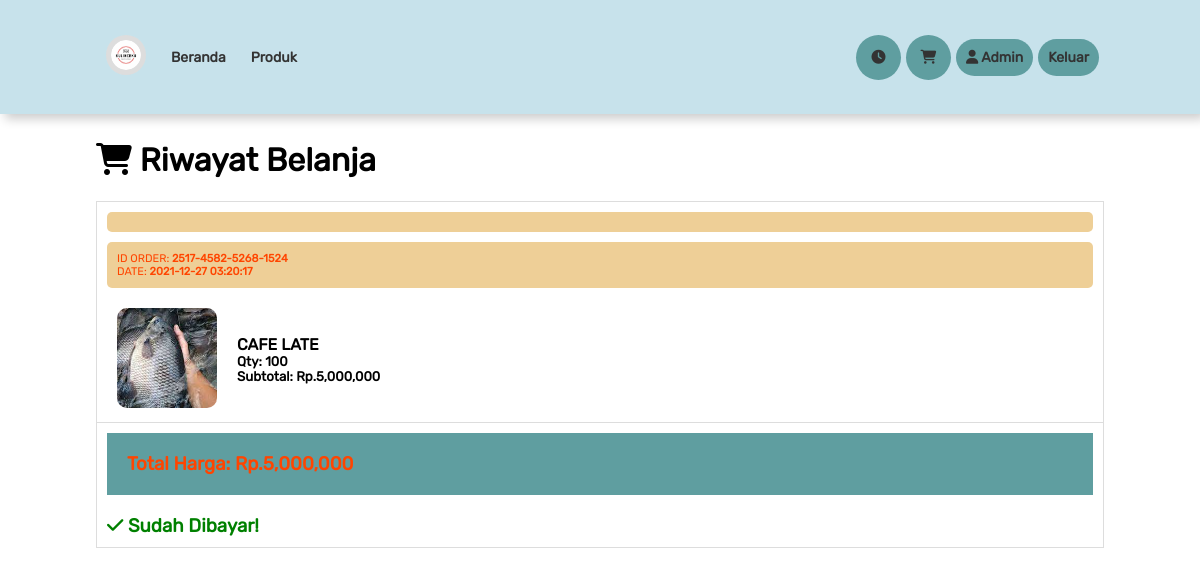
Screenshot of /transhistory.php (signed in) with the database file from the repository.
### tables this page shows
CREATE TABLE `trans` (
  `id_data` int(255) NOT NULL,
  `id_prd` int(255) NOT NULL,
  `username` varchar(255) NOT NULL,
  `qty` int(255) NOT NULL,
  `total` int(255) NOT NULL,
  `kode_reg` varchar(255) NOT NULL,
  `status` int(1) NOT NULL,
  `tanggal` varchar(255) NOT NULL
);

CREATE TABLE `produk` (
  `id_data` int(255) NOT NULL,
  `nama` varchar(255) NOT NULL,
  `kategori` int(255) NOT NULL,
  `deskripsi` text NOT NULL,
  `foto` varchar(255) NOT NULL,
  `harga` int(255) NOT NULL,
  `qty` int(255) NOT NULL,
  `satuan` varchar(255) NOT NULL
);

### backend/model/Querybuilder.php (called while the page is built, shortened)
<?php
require 'Database.php';
class Querybuilder
{
   private $tableName;
   function __construct($dbname)
   {
      $this->tableName = $dbname;
   }
   function select($clause)
   {
      $dbconf = new Database();
      $table = $this->tableName;
      $query = "SELECT * FROM $table WHERE $clause";
      $exe = mysqli_query($dbconf->connect(),$query);
      $data['rows'] = mysqli_num_rows($exe);
      $data['single'] = mysqli_fetch_array($exe);
      $data['result'] = $exe;
      return $data;
   }
   function selectAll($clause)
   {
      $dbconf = new Database();
      $table = $this->tableName;
      $query = "SELECT * FROM $table WHERE $clause";
      $exe = mysqli_query($dbconf->connect(),$query);
      $data['rows'] = mysqli_num_rows($exe);
      $data['result'] = $exe;
      return $data;
   }
}

### backend/model/Database.php (called while the page is built)
<?php
class Database
{
   function connect()
   {
      $username = 'root';
      $password = '';
      $host = 'localhost';
      $db = "dimmeplace";
      return mysqli_connect($host, $username, $password, $db);
   }
}

### transhistory.php (the view, shortened to what this page needs)
<?php
require 'backend/model/Querybuilder.php';
$bPrd = new Querybuilder("produk");
$bTrans = new Querybuilder("trans");
$bRec = new Querybuilder("receipt");
$user = $_SESSION['user'];
?>
<!DOCTYPE Html>
<html>
<head>
   <link rel="stylesheet" href="assets/css/style.css"/>
</head>
   <body style="padding:0;margin:0;box-sizing: border-box;font-family: 'Rubiks'">
   <?php
   include 'temps/navbar.php';
   ?>
   <div class="wrapper-cart" style="padding-bottom: 100px;">
      <h1><i class="fas fa-shopping-cart"></i> Riwayat Belanja</h1>
      <div class="hist-items">
         <?php
         $group = $bTrans->selectAll("username = '$user' GROUP BY kode_reg ORDER BY id_data DESC");
         while($fgr = mysqli_fetch_array($group['result']))
         {
            $kodeReg = $fgr['kode_reg'];
            $gItems = $bTrans->selectAll("kode_reg = '$kodeReg'");
            $status = $bTrans->selectAll("status = '1' AND kode_reg = '$kodeReg'");
            $upStatus = $bRec->select("kode_reg = '$kodeReg'");
            ?>
            <div class="reg-group">
               <p style="margin:0;padding:10px;background: #eecf97;color:#FF4500;margin:10px;border-radius: 5px;">
               <p style="margin:0;padding:10px;background: #eecf97;color:#FF4500;margin:10px;border-radius: 5px;">
                  ID Order: <b><?= $kodeReg ?></b><br>
                  DATE: <b><?= $fgr['tanggal'] ?></b>
               </p>
               <?php
               $totalGroup = 0;
               while($fitem = mysqli_fetch_array($gItems['result']))
               {
                  $idprd = $fitem['id_prd'];
                  $prdData = $bPrd->select("id_data = '$idprd'")['single'];
                  $totalGroup += $fitem['total'];
                  ?>
                  <div class="group-items">
                     <div>
                        <img src="image/<?= $prdData['foto'] ?>" style="width:100px;height:100px;object-fit: cover;border-radius:10px;">
                     </div>
                     <div>
                        <h4 style="text-transform: uppercase;margin:0;padding:0;"><?= $prdData['nama'] ?></h4>
                        <h5 style="margin: 0;padding:0;">Qty: <?= $fitem['qty'] ?></h5>
                        <h5 style="margin: 0;padding:0;">Subtotal: Rp.<?= number_format($fitem['total']) ?></h5>
                     </div>
                  </div>
                  <?php
               }
               ?>
               <h3 style="padding:10px;background: #5F9EA0;color:#FF4500;margin:10px;padding:20px;">Total Harga: Rp.<?= number_format($totalGroup) ?></h3>
               <?php
               if($status['rows'] == 0)
               {
                  if($upStatus['rows'])
                  {
                     if($upStatus['single']['status'] == 0)
                     {
                        ?>
                        <h3 style="padding:10px;color:#FF4500;">Bukti Pembayaran Sedang diverifikasi...</h3>
                        <?php
                     }
                  }
                  else{
                     ?>
                    <p style="font-size:16px;color:#333;">
                       Silahkan lakukan transfer sejumlah <b>RP.<?= number_format($totalGroup) ?></b> ke Nomor Rekening Berikut:<br><br>
                       Nama Bank: <b>BANK BRI</b><br>
                       A/N: <b>SIPIT</b><br>
                       No. Rekening: <b>0123-4567-8910</b><br><br>
                       Jika sudah melakukan transfer, upload bukti transfer dengan klik Tombol Dibawah.<br>
                       Jika sudah upload, tunggu hingga admin mengkonfirmasi pembayaraan.<br>
                       pembayaran akan dikonfirmasi pada waktu jam kerja 360/24
                    </p>
                     <a href="upload-bukti.php?reg=<?= $kodeReg ?>" style="color:orange;display: block;padding:10px;text-decoration: none">
                        <i class="fas fa-upload"></i> Upload Bukti Pembayaran
                     </a>
                     <?php
                  }
               }
               else{
                  ?>
                  <h3 style="padding:10px;color:green;"><i class="fas fa-check"></i> Sudah Dibayar!</h3>
                  <?php
               }
               ?>
            </div>
            <?php
         }
         ?>
      </div>
   </div>
   </body>
</html>

### assets/css/style.css (style rules this page uses)
.jumbotron>h1,h4 { margin:0; padding:0; }
body { font-family: "Second"; margin:0; padding:0; }
.product-wrapper > h4,h5,h3 { margin:0; }
.prd-wrapper > div > h1,p { padding:0; margin:0; }
.wrapper-cart { display: block; width:100%; padding-top:120px; padding-left:8%; padding-right:8%; box-sizing: border-box; }
.reg-group { border:1px solid #ddd; margin-bottom: 10px; }
.reg-group > p { font-size:11px; color:#ccc; text-transform: uppercase; }
.group-items { display: flex; flex-flow: row wrap; justify-content: flex-start; align-items: center; padding:10px; border-bottom: 1px solid #ddd; }
.group-items>div { padding-left:10px; padding-right:10px; }
.sect-heading > h1,p { margin:0; padding:10px; }
.order-item > h4,h5 { margin:0; padding:5px; }

### rows the page displays
trans: kode_reg "2517-4582-5268-1524", tanggal "2021-12-27 03:20:17", id_prd.foto (picture), id_prd.nama "CAFE LATE", qty "100", total "5,000,000", totalGroup "5,000,000"
